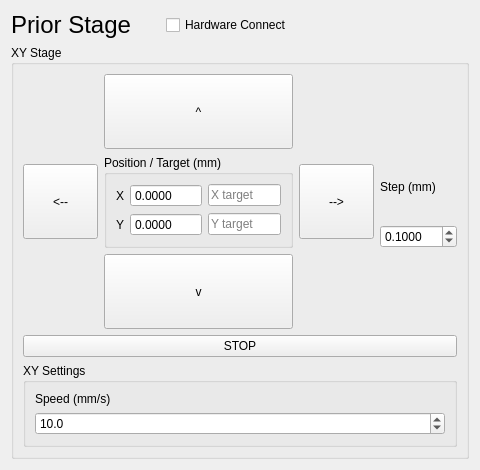
<?xml version="1.0" encoding="UTF-8"?>
<ui version="4.0">
 <class>Form</class>
 <widget class="QWidget" name="Form">
  <property name="geometry">
   <rect>
    <x>0</x>
    <y>0</y>
    <width>480</width>
    <height>420</height>
   </rect>
  </property>
  <property name="windowTitle">
   <string>Prior Stage Control</string>
  </property>
  <layout class="QGridLayout" name="gridLayout">
   <item row="0" column="0">
    <widget class="QLabel" name="label_title">
     <property name="font">
      <font>
       <pointsize>18</pointsize>
      </font>
     </property>
     <property name="text">
      <string>Prior Stage</string>
     </property>
    </widget>
   </item>
   <item row="0" column="1">
    <widget class="QCheckBox" name="prior_stage_connect_checkBox">
     <property name="text">
      <string>Hardware Connect</string>
     </property>
    </widget>
   </item>
   <item row="1" column="0" colspan="3">
    <widget class="QGroupBox" name="xy_groupBox">
     <property name="title">
      <string>XY Stage</string>
     </property>
     <layout class="QGridLayout" name="gridLayout_xy">
      <!-- Jog buttons -->
      <item row="0" column="1" colspan="2">
       <widget class="QPushButton" name="y_up_pushButton">
        <property name="minimumSize"><size><width>75</width><height>75</height></size></property>
        <property name="text"><string>^</string></property>
       </widget>
      </item>
      <item row="1" column="0" rowspan="2">
       <widget class="QPushButton" name="x_down_pushButton">
        <property name="minimumSize"><size><width>75</width><height>75</height></size></property>
        <property name="text"><string>&lt;--</string></property>
       </widget>
      </item>
      <item row="1" column="3" rowspan="2">
       <widget class="QPushButton" name="x_up_pushButton">
        <property name="minimumSize"><size><width>75</width><height>75</height></size></property>
        <property name="text"><string>--&gt;</string></property>
       </widget>
      </item>
      <item row="3" column="1" rowspan="2" colspan="2">
       <widget class="QPushButton" name="y_down_pushButton">
        <property name="minimumSize"><size><width>75</width><height>75</height></size></property>
        <property name="text"><string>v</string></property>
       </widget>
      </item>
      <!-- Jog step -->
      <item row="1" column="4">
       <widget class="QLabel" name="label_step">
        <property name="text"><string>Step (mm)</string></property>
       </widget>
      </item>
      <item row="2" column="4">
       <widget class="QDoubleSpinBox" name="xy_step_doubleSpinBox">
        <property name="decimals"><number>4</number></property>
        <property name="minimum"><double>0.0001</double></property>
        <property name="maximum"><double>100.0</double></property>
        <property name="value"><double>0.1</double></property>
       </widget>
      </item>
      <!-- Stop -->
      <item row="5" column="0" colspan="5">
       <widget class="QPushButton" name="xy_stop_pushButton">
        <property name="text"><string>STOP</string></property>
       </widget>
      </item>
      <!-- Position / Target -->
      <item row="1" column="1" rowspan="2" colspan="2">
       <widget class="QGroupBox" name="pos_groupBox">
        <property name="title"><string>Position / Target (mm)</string></property>
        <layout class="QGridLayout" name="gridLayout_pos">
         <item row="0" column="0"><widget class="QLabel"><property name="text"><string>X</string></property></widget></item>
         <item row="1" column="0"><widget class="QLabel"><property name="text"><string>Y</string></property></widget></item>
         <item row="0" column="1">
          <widget class="QDoubleSpinBox" name="x_pos_doubleSpinBox">
           <property name="readOnly"><bool>true</bool></property>
           <property name="buttonSymbols"><enum>QAbstractSpinBox::NoButtons</enum></property>
           <property name="decimals"><number>4</number></property>
           <property name="minimum"><double>-2000.0</double></property>
           <property name="maximum"><double>2000.0</double></property>
          </widget>
         </item>
         <item row="1" column="1">
          <widget class="QDoubleSpinBox" name="y_pos_doubleSpinBox">
           <property name="readOnly"><bool>true</bool></property>
           <property name="buttonSymbols"><enum>QAbstractSpinBox::NoButtons</enum></property>
           <property name="decimals"><number>4</number></property>
           <property name="minimum"><double>-2000.0</double></property>
           <property name="maximum"><double>2000.0</double></property>
          </widget>
         </item>
         <item row="0" column="2">
          <widget class="QLineEdit" name="x_target_lineEdit">
           <property name="inputMethodHints"><set>Qt::ImhFormattedNumbersOnly</set></property>
           <property name="placeholderText"><string>X target</string></property>
          </widget>
         </item>
         <item row="1" column="2">
          <widget class="QLineEdit" name="y_target_lineEdit">
           <property name="inputMethodHints"><set>Qt::ImhFormattedNumbersOnly</set></property>
           <property name="placeholderText"><string>Y target</string></property>
          </widget>
         </item>
        </layout>
       </widget>
      </item>
      <!-- XY Settings -->
      <item row="6" column="0" colspan="5">
       <widget class="QGroupBox" name="settings_groupBox">
        <property name="title"><string>XY Settings</string></property>
        <layout class="QGridLayout" name="gridLayout_settings">
         <item row="0" column="0"><widget class="QLabel"><property name="text"><string>Speed (mm/s)</string></property></widget></item>
         <item row="1" column="0">
          <widget class="QDoubleSpinBox" name="speed_xy_spinBox">
           <property name="decimals"><number>1</number></property>
           <property name="minimum"><double>0.001</double></property>
           <property name="maximum"><double>100.0</double></property>
           <property name="value"><double>10.0</double></property>
          </widget>
         </item>
        </layout>
       </widget>
      </item>
     </layout>
    </widget>
   </item>
   <item row="2" column="0">
    <spacer name="verticalSpacer">
     <property name="orientation"><enum>Qt::Vertical</enum></property>
     <property name="sizeHint" stdset="0"><size><width>20</width><height>40</height></size></property>
    </spacer>
   </item>
  </layout>
 </widget>
 <resources/>
 <connections/>
</ui>
